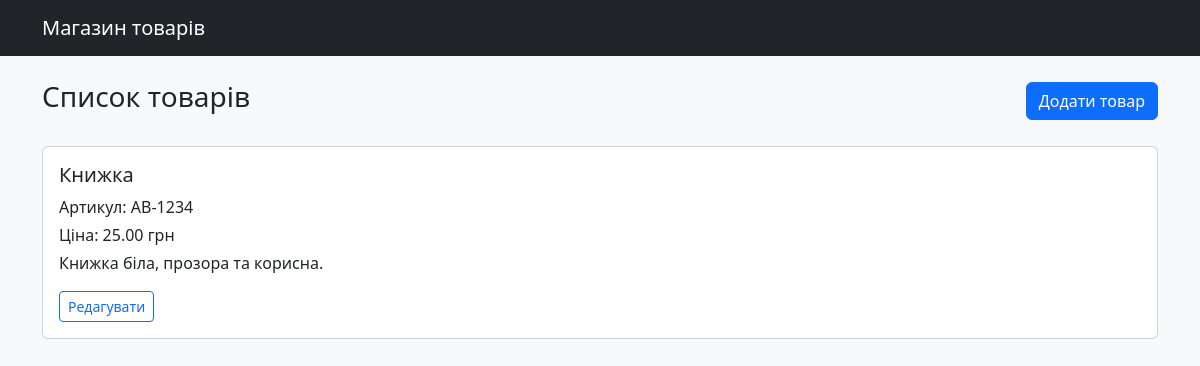
Screenshot of /products/ with the database file from the repository.
### shop/models.py (models this page shows, shortened)
class Product(models.Model):
    title = models.CharField(
        max_length=150,
        verbose_name="Назва товару",
    )
    article = models.CharField(
        max_length=7,
        unique=True,
        verbose_name="Артикул",
        validators=[
            article_regex_validator,
            validate_article,
        ],
    )
    description = models.TextField(
        verbose_name="Опис",
    )
    price = models.DecimalField(
        max_digits=10,
        decimal_places=2,
        validators=[MinValueValidator(0.01)],
        verbose_name="Ціна",
    )
    weight = models.DecimalField(
        max_digits=8,
        decimal_places=2,
        validators=[MinValueValidator(0.01)],
        verbose_name="Вага (кг)",
    )
    production_date = models.DateField(
        verbose_name="Дата виробництва",
    )
    class Meta:
        verbose_name = "Товар"
        verbose_name_plural = "Товари"
        ordering = ["title"]

### shop/views.py (the view)
# urls.py: path("products/", views.product_list, name="product_list"),
def product_list(request):
    products = Product.objects.all()
    return render(
        request,
        "shop/product_list.html",
        {"products": products},
    )

### shop/templates/shop/product_list.html (shortened to what this page needs)
<!DOCTYPE html>
<html lang="en">
<head>
</head>
<body>
{% extends "shop/base.html" %}
{% block content %}
<div class="d-flex justify-content-between align-items-center mb-4">
    <h1 class="h3">Список товарів</h1>
    <a href="{% url 'product_create' %}" class="btn btn-primary">
        Додати товар
    </a>
</div>
{% for product in products %}
    <div class="card mb-3">
        <div class="card-body">
            <h2 class="h5">{{ product.title }}</h2>
            <p class="mb-1">Артикул: {{ product.article }}</p>
            <p class="mb-1">Ціна: {{ product.price }} грн</p>
            <p>{{ product.description }}</p>
            <a
                href="{% url 'product_update' product.pk %}"
                class="btn btn-outline-primary btn-sm"
            >
                Редагувати
            </a>
        </div>
    </div>
{% empty %}
    <p>Товарів поки немає.</p>
{% endfor %}
{% endblock %}

### shop/templates/shop/base.html (shortened to what this page needs)
<!DOCTYPE html>
<html lang="uk">
<head>
    <link
        href="https://cdn.jsdelivr.net/npm/bootstrap@5.3.3/dist/css/bootstrap.min.css"
        rel="stylesheet"
    >
</head>
<body class="bg-light">
<nav class="navbar navbar-dark bg-dark">
    <div class="container">
        <a class="navbar-brand" href="/">Магазин товарів</a>
    </div>
</nav>
<main class="container py-4">
    {% block content %}{% endblock %}
</main>
</body>
</html>

### rows the page displays
Product: title "Книжка", article "AB-1234", price "25.00", description "Книжка біла, прозора та корисна."
